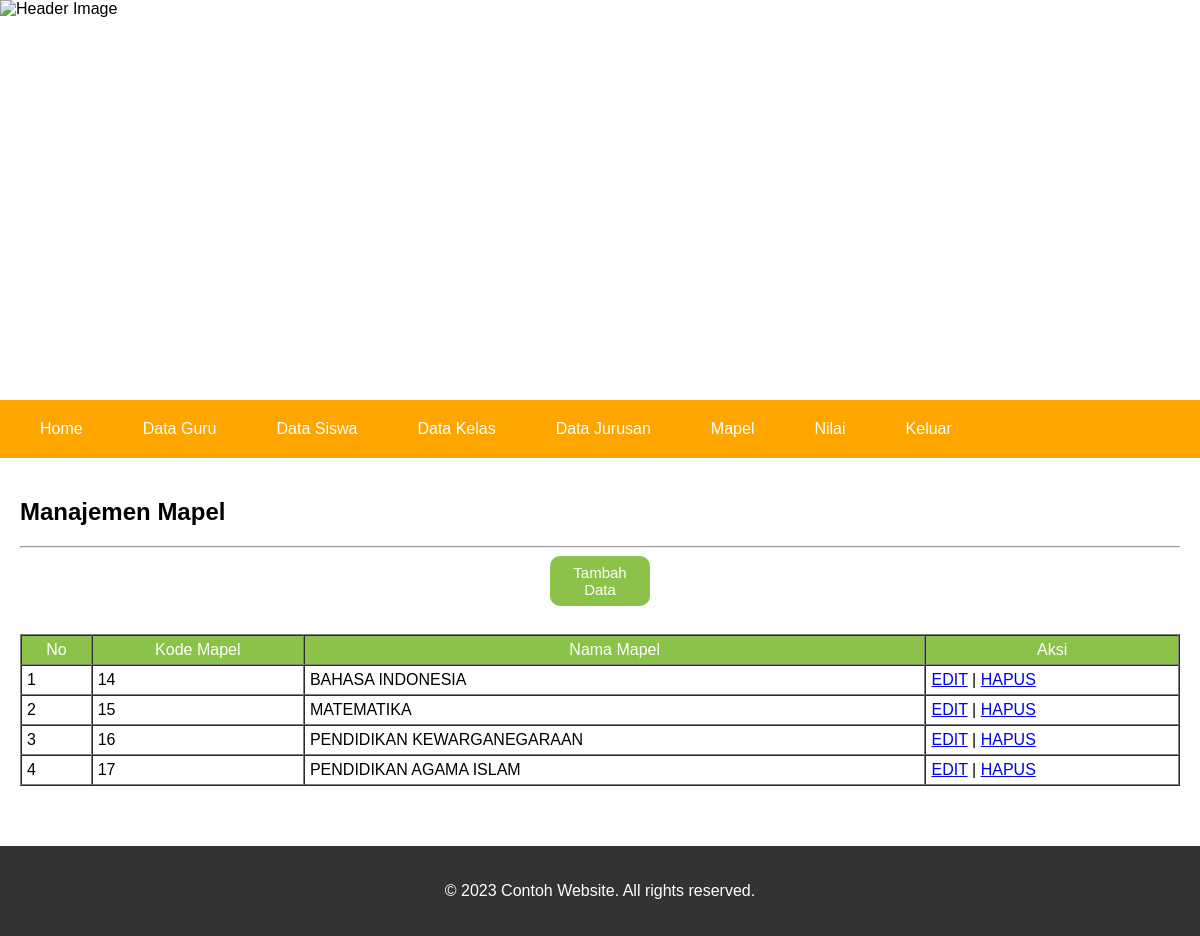
The app's page /admin/bacamapel.php (signed in) with its own data.
### tables this page shows
CREATE TABLE `mapel` (
  `id_m` int(17) NOT NULL,
  `namamapel` varchar(30) NOT NULL
);

### admin/bacamapel.php (the view, shortened to what this page needs)
<?php
include '../koneksi.php';
?>
<!DOCTYPE html>
<html lang="en">
<head>
</head>
<body>
	<header>
		<div class="header-image">
			<img src="../smkbisa1.jpeg" alt="Header Image" />
		</div>
		<nav>
			<ul>
				<li><a href="bacaadmin.php">Home</a></li>
				<li><a href="bacaguru.php">Data Guru</a></li>
				<li><a href="bacasiswa.php">Data Siswa</a></li>
				<li><a href="bacakelas.php">Data Kelas</a></li>
				<li><a href="bacajurusan.php">Data Jurusan</a></li>
				<li><a href="bacamapel.php">Mapel</a></li>
				<li><a href="bacanilai.php">Nilai</a></li>
				<li><a href="logout.php">Keluar</a></li>
			</ul>
		</nav>
	</header>
	<main>
		<section class="content">
			<div class="col-1">
				<h2>Manajemen Mapel</h2>
				<hr>
				<center><button name="tambah" onclick="location.href='tambahmapel.php'">Tambah Data</button></center>
				<br>
				<table border='1' cellspacing="0" cellpadding='5' style="width: 100%;">
					<tr style="text-align: center; background-color: #8BC34A; color: white;">
						<td>No</td>
						<td>Kode Mapel</td>
						<td>Nama Mapel</td>
						<td>Aksi</td>
					</tr>
					<?php
					$no = 1;
					$sql = "SELECT * FROM mapel";
					$query = mysqli_query($conn, $sql);
					while ($data = mysqli_fetch_array($query)) {
					?>
						<tr>
							<td><?php echo "$no"; ?></td>
							<td><?php echo "$data[id_m]"; ?></td>
							<td><?php echo "$data[namamapel]"; ?></td>
							<td>
								<a href="editmapel.php?id=<?php echo "$data[id_m]"; ?>">EDIT</a> |
								<a href="hapusmapel.php?id=<?php echo "$data[id_m]"; ?>" onclick="return confirm('Anda yakin?')">HAPUS</a>
							</td>
						</tr>
					<?php
						$no++;
					}
					?>
				</table>
			</div>
		</section>
	</main>
	<footer>
		<p>&copy; 2023 Contoh Website. All rights reserved.</p>
	</footer>
</body>
</html>

### admin/bacamapel.php (style rules this page uses)
body { margin: 0; padding: 0; font-family: Arial, sans-serif; }
header { position: relative; }
.header-image { position: relative; overflow: hidden; aspect-ratio: 3/1; object-fit: cover; }
.header-image img { position: absolute; top: 0; left: 0; width: 100%; height: 100%; max-width: 100%; }
nav { background-color: orange; color: #fff; padding: 20px; }
nav ul { margin: 0; padding: 0; list-style: none; display: flex; flex-wrap: wrap; }
nav ul li { margin-right: 20px; }
nav ul li a { color: #fff; text-decoration: none; margin: 0; padding: 20px; }
main { margin: 20px; display: flex; flex-direction: column; }
.content { flex-wrap: wrap; margin-bottom: 40px; }
.col-1 button { margin-bottom: 10px; width: 100px; height: 50px; background-color: #8BC34A; border: none; border-radius: 10px; color: white; font-size: 15px; font-weight: 500; }
footer { background-color: #333; color: #fff; padding: 20px; text-align: center; }

### records on screen
mapel: id_m "14", namamapel "BAHASA INDONESIA"
mapel: id_m "15", namamapel "MATEMATIKA"
mapel: id_m "16", namamapel "PENDIDIKAN KEWARGANEGARAAN"
mapel: id_m "17", namamapel "PENDIDIKAN AGAMA ISLAM"
